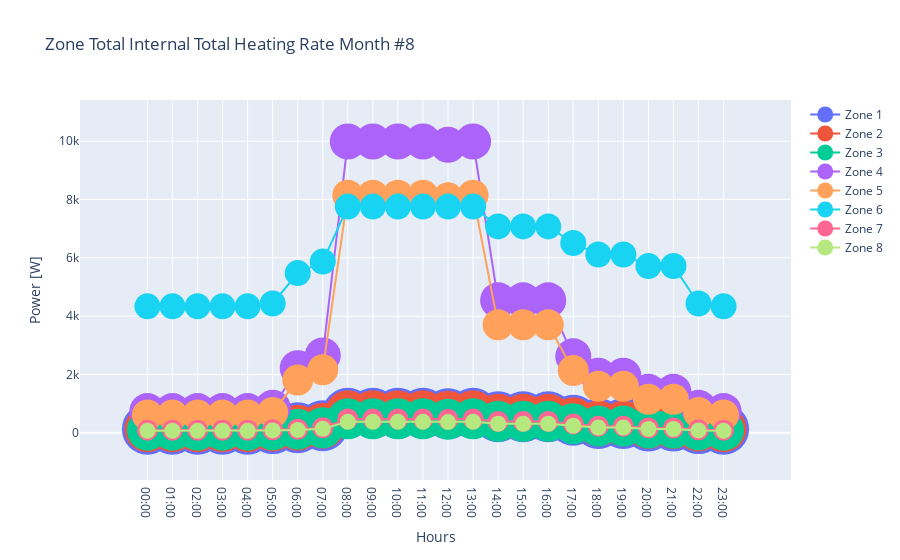
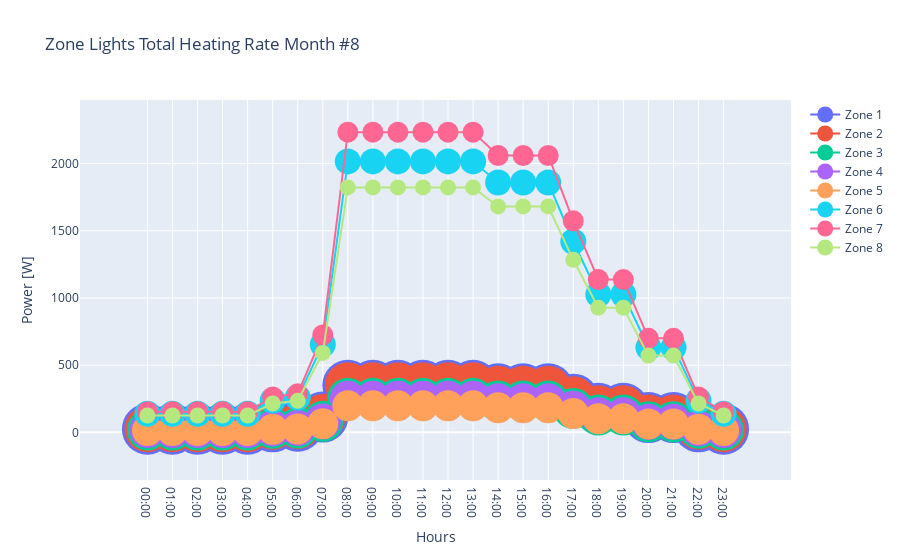
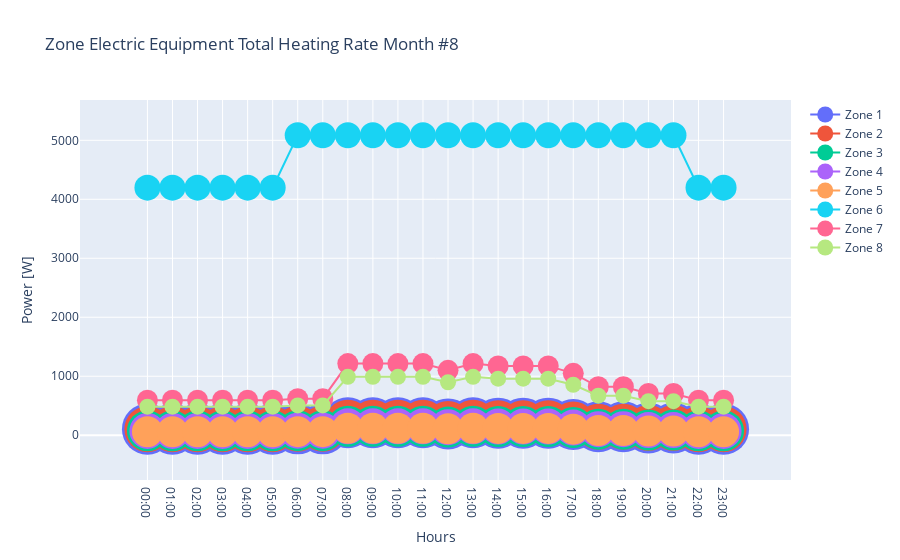
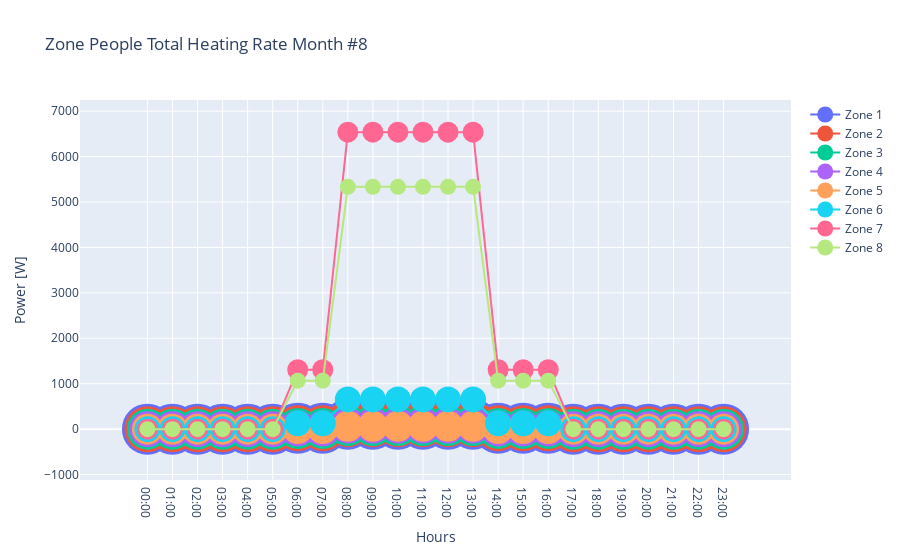

Here is the notebook cell these charts were saved with, in order:
### Code cell
month = 8 
c.plot_output_by_zone(sim_names[21], 'Zone Total Internal Total Heating Rate', month)
c.plot_output_by_zone(sim_names[21], 'Zone Lights Total Heating Rate', month)
c.plot_output_by_zone(sim_names[21], 'Zone Electric Equipment Total Heating Rate', month)
c.plot_output_by_zone(sim_names[21], 'Zone People Total Heating Rate', month)
c.plot_output_by_zone(sim_names[21], "Zone People Total Heating Energy", month) # energy ~ 1/1000 * power
print("building envelope heat gains ")
c.plot_output_by_zone(sim_names[21], 'Zone Windows Total Heat Gain Energy', month)
c.plot_output_by_zone(sim_names[21], 'Surface Heat Storage Energy', month)
c.plot_output_by_zone(sim_names[21], 'Zone Air Heat Balance Surface Convection Rate', month)

### Figure 1 — Plotly figure (JSON) as saved in the notebook; plotly's stock layout.template omitted (floating-point values rounded to 4 significant figures)
{"data": [{"marker": {"size": 51}, "mode": "lines+markers", "name": "Zone 1", "type": "scatter", "x": ["00:00", "01:00", "02:00", "03:00", "04:00", "05:00", "06:00", "07:00", "08:00", "09:00", "10:00", "11:00", "12:00", "13:00", "14:00", "15:00", "16:00", "17:00", "18:00", "19:00", "20:00", "21:00", "22:00", "23:00"], "y": [127.6, 127.6, 127.6, 127.6, 127.6, 144.8, 174.8, 243.4, 670.5, 670.5, 670.5, 670.5, 650.7, 670.5, 549.9, 549.9, 549.9, 429.8, 321.6, 321.6, 233.2, 233.2, 144.8, 127.6]}, {"marker": {"size": 46}, "mode": "lines+markers", "name": "Zone 2", "type": "scatter", "x": ["00:00", "01:00", "02:00", "03:00", "04:00", "05:00", "06:00", "07:00", "08:00", "09:00", "10:00", "11:00", "12:00", "13:00", "14:00", "15:00", "16:00", "17:00", "18:00", "19:00", "20:00", "21:00", "22:00", "23:00"], "y": [127.6, 127.6, 127.6, 127.6, 127.6, 144.8, 174.8, 243.4, 670.5, 670.5, 670.5, 670.5, 650.7, 670.5, 549.9, 549.9, 549.9, 429.8, 321.6, 321.6, 233.2, 233.2, 144.8, 127.6]}, {"marker": {"size": 41}, "mode": "lines+markers", "name": "Zone 3", "type": "scatter", "x": ["00:00", "01:00", "02:00", "03:00", "04:00", "05:00", "06:00", "07:00", "08:00", "09:00", "10:00", "11:00", "12:00", "13:00", "14:00", "15:00", "16:00", "17:00", "18:00", "19:00", "20:00", "21:00", "22:00", "23:00"], "y": [92.07, 92.07, 92.07, 92.07, 92.07, 104.4, 126.1, 175.6, 483.7, 483.7, 483.7, 483.7, 469.5, 483.7, 396.8, 396.8, 396.8, 310.1, 232.0, 232.0, 168.2, 168.2, 104.4, 92.07]}, {"marker": {"size": 36}, "mode": "lines+markers", "name": "Zone 4", "type": "scatter", "x": ["00:00", "01:00", "02:00", "03:00", "04:00", "05:00", "06:00", "07:00", "08:00", "09:00", "10:00", "11:00", "12:00", "13:00", "14:00", "15:00", "16:00", "17:00", "18:00", "19:00", "20:00", "21:00", "22:00", "23:00"], "y": [748.0, 748.0, 748.0, 748.0, 748.0, 857.3, 2216.0, 2653.0, 9987.0, 9987.0, 9987.0, 9987.0, 9873.0, 9987.0, 4543.0, 4543.0, 4543.0, 2623.0, 1958.0, 1958.0, 1408.0, 1408.0, 857.3, 748.0]}, {"marker": {"size": 31}, "mode": "lines+markers", "name": "Zone 5", "type": "scatter", "x": ["00:00", "01:00", "02:00", "03:00", "04:00", "05:00", "06:00", "07:00", "08:00", "09:00", "10:00", "11:00", "12:00", "13:00", "14:00", "15:00", "16:00", "17:00", "18:00", "19:00", "20:00", "21:00", "22:00", "23:00"], "y": [610.3, 610.3, 610.3, 610.3, 610.3, 699.5, 1808.0, 2164.0, 8148.0, 8148.0, 8148.0, 8148.0, 8056.0, 8148.0, 3707.0, 3707.0, 3707.0, 2140.0, 1598.0, 1598.0, 1149.0, 1149.0, 699.5, 610.3]}, {"marker": {"size": 26}, "mode": "lines+markers", "name": "Zone 6", "type": "scatter", "x": ["00:00", "01:00", "02:00", "03:00", "04:00", "05:00", "06:00", "07:00", "08:00", "09:00", "10:00", "11:00", "12:00", "13:00", "14:00", "15:00", "16:00", "17:00", "18:00", "19:00", "20:00", "21:00", "22:00", "23:00"], "y": [4337.0, 4337.0, 4337.0, 4337.0, 4337.0, 4435.0, 5476.0, 5871.0, 7756.0, 7756.0, 7756.0, 7756.0, 7756.0, 7756.0, 7076.0, 7076.0, 7076.0, 6506.0, 6112.0, 6112.0, 5717.0, 5717.0, 4435.0, 4337.0]}, {"marker": {"size": 21}, "mode": "lines+markers", "name": "Zone 7", "type": "scatter", "x": ["00:00", "01:00", "02:00", "03:00", "04:00", "05:00", "06:00", "07:00", "08:00", "09:00", "10:00", "11:00", "12:00", "13:00", "14:00", "15:00", "16:00", "17:00", "18:00", "19:00", "20:00", "21:00", "22:00", "23:00"], "y": [91.0, 91.0, 91.0, 91.0, 91.0, 103.2, 124.6, 173.6, 478.1, 478.1, 478.1, 478.1, 464.0, 478.1, 392.2, 392.2, 392.2, 306.5, 229.3, 229.3, 166.3, 166.3, 103.2, 91.0]}, {"marker": {"size": 16}, "mode": "lines+markers", "name": "Zone 8", "type": "scatter", "x": ["00:00", "01:00", "02:00", "03:00", "04:00", "05:00", "06:00", "07:00", "08:00", "09:00", "10:00", "11:00", "12:00", "13:00", "14:00", "15:00", "16:00", "17:00", "18:00", "19:00", "20:00", "21:00", "22:00", "23:00"], "y": [72.16, 72.16, 72.16, 72.16, 72.16, 81.86, 98.84, 137.7, 379.1, 379.1, 379.1, 379.1, 367.9, 379.1, 311.0, 311.0, 311.0, 243.1, 181.9, 181.9, 131.9, 131.9, 81.86, 72.16]}], "layout": {"title": {"text": "Zone Total Internal Total Heating Rate Month #8"}, "xaxis": {"title": {"text": "Hours"}}, "yaxis": {"title": {"text": "Power [W]"}}}}

### Figure 2 — Plotly figure (JSON) as saved in the notebook; plotly's stock layout.template omitted (floating-point values rounded to 4 significant figures)
{"data": [{"marker": {"size": 51}, "mode": "lines+markers", "name": "Zone 1", "type": "scatter", "x": ["00:00", "01:00", "02:00", "03:00", "04:00", "05:00", "06:00", "07:00", "08:00", "09:00", "10:00", "11:00", "12:00", "13:00", "14:00", "15:00", "16:00", "17:00", "18:00", "19:00", "20:00", "21:00", "22:00", "23:00"], "y": [24.18, 24.18, 24.18, 24.18, 24.18, 41.34, 45.24, 113.9, 351.0, 351.0, 351.0, 351.0, 351.0, 351.0, 323.7, 323.7, 323.7, 247.3, 178.6, 178.6, 110.0, 110.0, 41.34, 24.18]}, {"marker": {"size": 46}, "mode": "lines+markers", "name": "Zone 2", "type": "scatter", "x": ["00:00", "01:00", "02:00", "03:00", "04:00", "05:00", "06:00", "07:00", "08:00", "09:00", "10:00", "11:00", "12:00", "13:00", "14:00", "15:00", "16:00", "17:00", "18:00", "19:00", "20:00", "21:00", "22:00", "23:00"], "y": [24.18, 24.18, 24.18, 24.18, 24.18, 41.34, 45.24, 113.9, 351.0, 351.0, 351.0, 351.0, 351.0, 351.0, 323.7, 323.7, 323.7, 247.3, 178.6, 178.6, 110.0, 110.0, 41.34, 24.18]}, {"marker": {"size": 41}, "mode": "lines+markers", "name": "Zone 3", "type": "scatter", "x": ["00:00", "01:00", "02:00", "03:00", "04:00", "05:00", "06:00", "07:00", "08:00", "09:00", "10:00", "11:00", "12:00", "13:00", "14:00", "15:00", "16:00", "17:00", "18:00", "19:00", "20:00", "21:00", "22:00", "23:00"], "y": [17.44, 17.44, 17.44, 17.44, 17.44, 29.82, 32.64, 82.16, 253.2, 253.2, 253.2, 253.2, 253.2, 253.2, 233.5, 233.5, 233.5, 178.4, 128.9, 128.9, 79.34, 79.34, 29.82, 17.44]}, {"marker": {"size": 36}, "mode": "lines+markers", "name": "Zone 4", "type": "scatter", "x": ["00:00", "01:00", "02:00", "03:00", "04:00", "05:00", "06:00", "07:00", "08:00", "09:00", "10:00", "11:00", "12:00", "13:00", "14:00", "15:00", "16:00", "17:00", "18:00", "19:00", "20:00", "21:00", "22:00", "23:00"], "y": [17.24, 17.24, 17.24, 17.24, 17.24, 29.48, 32.26, 81.2, 250.3, 250.3, 250.3, 250.3, 250.3, 250.3, 230.8, 230.8, 230.8, 176.3, 127.4, 127.4, 78.42, 78.42, 29.48, 17.24]}, {"marker": {"size": 31}, "mode": "lines+markers", "name": "Zone 5", "type": "scatter", "x": ["00:00", "01:00", "02:00", "03:00", "04:00", "05:00", "06:00", "07:00", "08:00", "09:00", "10:00", "11:00", "12:00", "13:00", "14:00", "15:00", "16:00", "17:00", "18:00", "19:00", "20:00", "21:00", "22:00", "23:00"], "y": [13.67, 13.67, 13.67, 13.67, 13.67, 23.38, 25.58, 64.39, 198.5, 198.5, 198.5, 198.5, 198.5, 198.5, 183.0, 183.0, 183.0, 139.8, 101.0, 101.0, 62.19, 62.19, 23.38, 13.67]}, {"marker": {"size": 26}, "mode": "lines+markers", "name": "Zone 6", "type": "scatter", "x": ["00:00", "01:00", "02:00", "03:00", "04:00", "05:00", "06:00", "07:00", "08:00", "09:00", "10:00", "11:00", "12:00", "13:00", "14:00", "15:00", "16:00", "17:00", "18:00", "19:00", "20:00", "21:00", "22:00", "23:00"], "y": [138.9, 138.9, 138.9, 138.9, 138.9, 237.5, 259.9, 654.1, 2016.0, 2016.0, 2016.0, 2016.0, 2016.0, 2016.0, 1859.0, 1859.0, 1859.0, 1420.0, 1026.0, 1026.0, 631.7, 631.7, 237.5, 138.9]}, {"marker": {"size": 21}, "mode": "lines+markers", "name": "Zone 7", "type": "scatter", "x": ["00:00", "01:00", "02:00", "03:00", "04:00", "05:00", "06:00", "07:00", "08:00", "09:00", "10:00", "11:00", "12:00", "13:00", "14:00", "15:00", "16:00", "17:00", "18:00", "19:00", "20:00", "21:00", "22:00", "23:00"], "y": [153.9, 153.9, 153.9, 153.9, 153.9, 263.1, 287.9, 724.8, 2234.0, 2234.0, 2234.0, 2234.0, 2234.0, 2234.0, 2060.0, 2060.0, 2060.0, 1574.0, 1137.0, 1137.0, 700.0, 700.0, 263.1, 153.9]}, {"marker": {"size": 16}, "mode": "lines+markers", "name": "Zone 8", "type": "scatter", "x": ["00:00", "01:00", "02:00", "03:00", "04:00", "05:00", "06:00", "07:00", "08:00", "09:00", "10:00", "11:00", "12:00", "13:00", "14:00", "15:00", "16:00", "17:00", "18:00", "19:00", "20:00", "21:00", "22:00", "23:00"], "y": [125.6, 125.6, 125.6, 125.6, 125.6, 214.7, 234.9, 591.4, 1823.0, 1823.0, 1823.0, 1823.0, 1823.0, 1823.0, 1681.0, 1681.0, 1681.0, 1284.0, 927.6, 927.6, 571.1, 571.1, 214.7, 125.6]}], "layout": {"title": {"text": "Zone Lights Total Heating Rate Month #8"}, "xaxis": {"title": {"text": "Hours"}}, "yaxis": {"title": {"text": "Power [W]"}}}}

### Figure 3 — Plotly figure (JSON) as saved in the notebook; plotly's stock layout.template omitted (floating-point values rounded to 4 significant figures)
{"data": [{"marker": {"size": 51}, "mode": "lines+markers", "name": "Zone 1", "type": "scatter", "x": ["00:00", "01:00", "02:00", "03:00", "04:00", "05:00", "06:00", "07:00", "08:00", "09:00", "10:00", "11:00", "12:00", "13:00", "14:00", "15:00", "16:00", "17:00", "18:00", "19:00", "20:00", "21:00", "22:00", "23:00"], "y": [103.4, 103.4, 103.4, 103.4, 103.4, 103.4, 107.9, 107.9, 211.4, 211.4, 211.4, 211.4, 191.6, 211.4, 204.6, 204.6, 204.6, 182.6, 143.0, 143.0, 123.2, 123.2, 103.4, 103.4]}, {"marker": {"size": 46}, "mode": "lines+markers", "name": "Zone 2", "type": "scatter", "x": ["00:00", "01:00", "02:00", "03:00", "04:00", "05:00", "06:00", "07:00", "08:00", "09:00", "10:00", "11:00", "12:00", "13:00", "14:00", "15:00", "16:00", "17:00", "18:00", "19:00", "20:00", "21:00", "22:00", "23:00"], "y": [103.4, 103.4, 103.4, 103.4, 103.4, 103.4, 107.9, 107.9, 211.4, 211.4, 211.4, 211.4, 191.6, 211.4, 204.6, 204.6, 204.6, 182.6, 143.0, 143.0, 123.2, 123.2, 103.4, 103.4]}, {"marker": {"size": 41}, "mode": "lines+markers", "name": "Zone 3", "type": "scatter", "x": ["00:00", "01:00", "02:00", "03:00", "04:00", "05:00", "06:00", "07:00", "08:00", "09:00", "10:00", "11:00", "12:00", "13:00", "14:00", "15:00", "16:00", "17:00", "18:00", "19:00", "20:00", "21:00", "22:00", "23:00"], "y": [74.62, 74.62, 74.62, 74.62, 74.62, 74.62, 77.87, 77.87, 152.5, 152.5, 152.5, 152.5, 138.2, 152.5, 147.6, 147.6, 147.6, 131.7, 103.2, 103.2, 88.9, 88.9, 74.62, 74.62]}, {"marker": {"size": 36}, "mode": "lines+markers", "name": "Zone 4", "type": "scatter", "x": ["00:00", "01:00", "02:00", "03:00", "04:00", "05:00", "06:00", "07:00", "08:00", "09:00", "10:00", "11:00", "12:00", "13:00", "14:00", "15:00", "16:00", "17:00", "18:00", "19:00", "20:00", "21:00", "22:00", "23:00"], "y": [73.76, 73.76, 73.76, 73.76, 73.76, 73.76, 76.97, 76.97, 150.7, 150.7, 150.7, 150.7, 136.6, 150.7, 145.9, 145.9, 145.9, 130.2, 102.0, 102.0, 87.87, 87.87, 73.76, 73.76]}, {"marker": {"size": 31}, "mode": "lines+markers", "name": "Zone 5", "type": "scatter", "x": ["00:00", "01:00", "02:00", "03:00", "04:00", "05:00", "06:00", "07:00", "08:00", "09:00", "10:00", "11:00", "12:00", "13:00", "14:00", "15:00", "16:00", "17:00", "18:00", "19:00", "20:00", "21:00", "22:00", "23:00"], "y": [58.49, 58.49, 58.49, 58.49, 58.49, 58.49, 61.03, 61.03, 119.5, 119.5, 119.5, 119.5, 108.3, 119.5, 115.7, 115.7, 115.7, 103.2, 80.87, 80.87, 69.68, 69.68, 58.49, 58.49]}, {"marker": {"size": 26}, "mode": "lines+markers", "name": "Zone 6", "type": "scatter", "x": ["00:00", "01:00", "02:00", "03:00", "04:00", "05:00", "06:00", "07:00", "08:00", "09:00", "10:00", "11:00", "12:00", "13:00", "14:00", "15:00", "16:00", "17:00", "18:00", "19:00", "20:00", "21:00", "22:00", "23:00"], "y": [4198.0, 4198.0, 4198.0, 4198.0, 4198.0, 4198.0, 5086.0, 5086.0, 5086.0, 5086.0, 5086.0, 5086.0, 5086.0, 5086.0, 5086.0, 5086.0, 5086.0, 5086.0, 5086.0, 5086.0, 5086.0, 5086.0, 4198.0, 4198.0]}, {"marker": {"size": 21}, "mode": "lines+markers", "name": "Zone 7", "type": "scatter", "x": ["00:00", "01:00", "02:00", "03:00", "04:00", "05:00", "06:00", "07:00", "08:00", "09:00", "10:00", "11:00", "12:00", "13:00", "14:00", "15:00", "16:00", "17:00", "18:00", "19:00", "20:00", "21:00", "22:00", "23:00"], "y": [594.1, 594.1, 594.1, 594.1, 594.1, 594.1, 620.0, 620.0, 1214.0, 1214.0, 1214.0, 1214.0, 1100.0, 1214.0, 1175.0, 1175.0, 1175.0, 1049.0, 821.5, 821.5, 707.8, 707.8, 594.1, 594.1]}, {"marker": {"size": 16}, "mode": "lines+markers", "name": "Zone 8", "type": "scatter", "x": ["00:00", "01:00", "02:00", "03:00", "04:00", "05:00", "06:00", "07:00", "08:00", "09:00", "10:00", "11:00", "12:00", "13:00", "14:00", "15:00", "16:00", "17:00", "18:00", "19:00", "20:00", "21:00", "22:00", "23:00"], "y": [484.8, 484.8, 484.8, 484.8, 484.8, 484.8, 505.8, 505.8, 990.6, 990.6, 990.6, 990.6, 897.9, 990.6, 959.0, 959.0, 959.0, 855.7, 670.2, 670.2, 577.5, 577.5, 484.8, 484.8]}], "layout": {"title": {"text": "Zone Electric Equipment Total Heating Rate Month #8"}, "xaxis": {"title": {"text": "Hours"}}, "yaxis": {"title": {"text": "Power [W]"}}}}

### Figure 4 — Plotly figure (JSON) as saved in the notebook; plotly's stock layout.template omitted (floating-point values rounded to 4 significant figures)
{"data": [{"marker": {"size": 51}, "mode": "lines+markers", "name": "Zone 1", "type": "scatter", "x": ["00:00", "01:00", "02:00", "03:00", "04:00", "05:00", "06:00", "07:00", "08:00", "09:00", "10:00", "11:00", "12:00", "13:00", "14:00", "15:00", "16:00", "17:00", "18:00", "19:00", "20:00", "21:00", "22:00", "23:00"], "y": [0, 0, 0, 0, 0, 0, 21.63, 21.63, 108.1, 108.1, 108.1, 108.1, 108.1, 108.1, 21.63, 21.63, 21.63, 0, 0, 0, 0, 0, 0, 0]}, {"marker": {"size": 46}, "mode": "lines+markers", "name": "Zone 2", "type": "scatter", "x": ["00:00", "01:00", "02:00", "03:00", "04:00", "05:00", "06:00", "07:00", "08:00", "09:00", "10:00", "11:00", "12:00", "13:00", "14:00", "15:00", "16:00", "17:00", "18:00", "19:00", "20:00", "21:00", "22:00", "23:00"], "y": [0, 0, 0, 0, 0, 0, 21.63, 21.63, 108.1, 108.1, 108.1, 108.1, 108.1, 108.1, 21.63, 21.63, 21.63, 0, 0, 0, 0, 0, 0, 0]}, {"marker": {"size": 41}, "mode": "lines+markers", "name": "Zone 3", "type": "scatter", "x": ["00:00", "01:00", "02:00", "03:00", "04:00", "05:00", "06:00", "07:00", "08:00", "09:00", "10:00", "11:00", "12:00", "13:00", "14:00", "15:00", "16:00", "17:00", "18:00", "19:00", "20:00", "21:00", "22:00", "23:00"], "y": [0, 0, 0, 0, 0, 0, 15.6, 15.6, 78.02, 78.02, 78.02, 78.02, 78.02, 78.02, 15.6, 15.6, 15.6, 0, 0, 0, 0, 0, 0, 0]}, {"marker": {"size": 36}, "mode": "lines+markers", "name": "Zone 4", "type": "scatter", "x": ["00:00", "01:00", "02:00", "03:00", "04:00", "05:00", "06:00", "07:00", "08:00", "09:00", "10:00", "11:00", "12:00", "13:00", "14:00", "15:00", "16:00", "17:00", "18:00", "19:00", "20:00", "21:00", "22:00", "23:00"], "y": [0, 0, 0, 0, 0, 0, 15.42, 15.42, 77.12, 77.12, 77.12, 77.12, 77.12, 77.12, 15.42, 15.42, 15.42, 0, 0, 0, 0, 0, 0, 0]}, {"marker": {"size": 31}, "mode": "lines+markers", "name": "Zone 5", "type": "scatter", "x": ["00:00", "01:00", "02:00", "03:00", "04:00", "05:00", "06:00", "07:00", "08:00", "09:00", "10:00", "11:00", "12:00", "13:00", "14:00", "15:00", "16:00", "17:00", "18:00", "19:00", "20:00", "21:00", "22:00", "23:00"], "y": [0, 0, 0, 0, 0, 0, 12.23, 12.23, 61.15, 61.15, 61.15, 61.15, 61.15, 61.15, 12.23, 12.23, 12.23, 0, 0, 0, 0, 0, 0, 0]}, {"marker": {"size": 26}, "mode": "lines+markers", "name": "Zone 6", "type": "scatter", "x": ["00:00", "01:00", "02:00", "03:00", "04:00", "05:00", "06:00", "07:00", "08:00", "09:00", "10:00", "11:00", "12:00", "13:00", "14:00", "15:00", "16:00", "17:00", "18:00", "19:00", "20:00", "21:00", "22:00", "23:00"], "y": [0, 0, 0, 0, 0, 0, 130.8, 130.8, 653.9, 653.9, 653.9, 653.9, 653.9, 653.9, 130.8, 130.8, 130.8, 0, 0, 0, 0, 0, 0, 0]}, {"marker": {"size": 21}, "mode": "lines+markers", "name": "Zone 7", "type": "scatter", "x": ["00:00", "01:00", "02:00", "03:00", "04:00", "05:00", "06:00", "07:00", "08:00", "09:00", "10:00", "11:00", "12:00", "13:00", "14:00", "15:00", "16:00", "17:00", "18:00", "19:00", "20:00", "21:00", "22:00", "23:00"], "y": [0, 0, 0, 0, 0, 0, 1308.0, 1308.0, 6539.0, 6539.0, 6539.0, 6539.0, 6539.0, 6539.0, 1308.0, 1308.0, 1308.0, 0, 0, 0, 0, 0, 0, 0]}, {"marker": {"size": 16}, "mode": "lines+markers", "name": "Zone 8", "type": "scatter", "x": ["00:00", "01:00", "02:00", "03:00", "04:00", "05:00", "06:00", "07:00", "08:00", "09:00", "10:00", "11:00", "12:00", "13:00", "14:00", "15:00", "16:00", "17:00", "18:00", "19:00", "20:00", "21:00", "22:00", "23:00"], "y": [0, 0, 0, 0, 0, 0, 1067.0, 1067.0, 5335.0, 5335.0, 5335.0, 5335.0, 5335.0, 5335.0, 1067.0, 1067.0, 1067.0, 0, 0, 0, 0, 0, 0, 0]}], "layout": {"title": {"text": "Zone People Total Heating Rate Month #8"}, "xaxis": {"title": {"text": "Hours"}}, "yaxis": {"title": {"text": "Power [W]"}}}}
